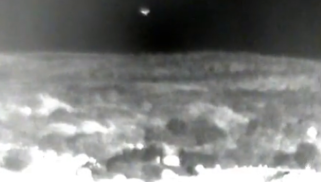
#> input picture background/output/Misc_118.png, 321 x 182 px; its folder holds only this picture in this run
$ python hotpots.py
#> lines starting #> are read from the running program, lines starting #| are printed output that depends on the picture; after the words box and inside, x2 and y2 are one past the last pixel; in counts of white or black regions, pixels touching at a corner belong together
#> in batch_process, image is the input picture: shape (182, 321, 3); mean B, G, R 125.5, 127.2, 126
import cv2
import numpy as np
import os

def remove_single_hotspot(image, radius=5, thresh=40, max_area_ratio=1, max_brightness=250):
    """
    仅移除图像中最亮、最大的单个亮点
    :param image: 输入图像 (BGR)
    :param radius: 局部邻域半径，用于平滑背景
    :param thresh: 灰度差阈值
    :param max_area_ratio: 亮点最大面积占整图比例
    :param max_brightness: 亮点最高允许的灰度值
    :return: 修复后的图像, 亮点mask
    """
#> called with radius = 5, thresh = 40, max_area_ratio = 0.01, max_brightness = 250
    h, w = image.shape[:2]
#> h = 182; w = 321
    total_area = h * w
#> total_area = 58422

    gray = cv2.cvtColor(image, cv2.COLOR_BGR2GRAY)
    blurred = cv2.medianBlur(gray, 2 * radius + 1)
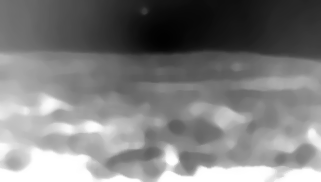
#> blurred: shape (182, 321); min 2, max 255, mean 126.3

    diff = cv2.subtract(gray, blurred)
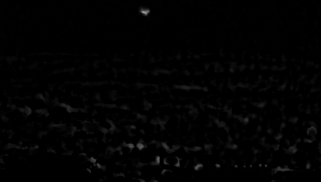
#> diff: shape (182, 321); min 0, max 155, mean 2.3
    _, mask = cv2.threshold(diff, thresh, 255, cv2.THRESH_BINARY)
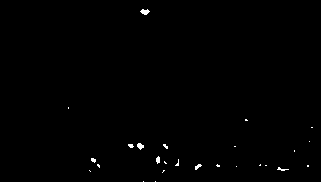
#> mask: shape (182, 321); 0.44% white in thin lines or dots, all inside (x1, y1, x2, y2) = (68, 9, 313, 182)

    # 连通域分析
    num_labels, labels, stats, centroids = cv2.connectedComponentsWithStats(mask, connectivity=8)
#> labels: shape (182, 321) int32; 27 distinct labels, from 0 to 26
#> num_labels = 27; stats = 27 rows, first 6: [0, 0, 321, 182, 58167], [140, 9, 10, 6, 38], [68, 107, 1, 2, 2], [245, 119, 3, 2, 5], [311, 127, 2, 1, 2], [309, 141, 1, 1, 1]; centroids = 27 pairs, first value 68 to 311.5, second value 11.39 to 181

    best_label = None
    best_score = -1

    for i in range(1, num_labels):  # 0 是背景
        area = stats[i, cv2.CC_STAT_AREA]
        if area > max_area_ratio * total_area:
            continue  # 太大，可能不是亮点

        # 取该区域的平均亮度
        mean_brightness = cv2.mean(gray, mask=(labels == i).astype(np.uint8) * 255)[0]

        # 排除过亮的（比如整块白）
        if mean_brightness > max_brightness:
            continue

        # 选择面积和亮度综合最突出的区域
        score = area * mean_brightness
        if score > best_score:
            best_score = score
            best_label = i
#> this loop made 26 passes
#> (area, mean_brightness, score, best_score) on passes 1, 6: (38, 135.1, 5134, 5134), (32, 235, 7519, 7519)
#> (area, mean_brightness, score) on passes 11, 16, 22: (24, 224, 5376), (23, 230.8, 5309), (21, 246.5, 5176)
#> after the loop, best_label = 6; best_score = 7519

    # 没找到合格的亮点
    if best_label is None:
        return image.copy(), np.zeros_like(gray, dtype=np.uint8)

    # 生成最终 mask
    hotspot_mask = (labels == best_label).astype(np.uint8) * 255
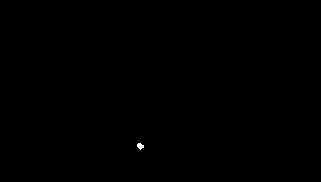
#> hotspot_mask: shape (182, 321); 0.05% white; 1 white region, box (x1, y1, x2, y2) and area: (137, 143, 144, 150) 32

    # 膨胀一点，避免修复不干净
    kernel = cv2.getStructuringElement(cv2.MORPH_ELLIPSE, (3, 3))
    hotspot_mask = cv2.dilate(hotspot_mask, kernel, iterations=2)
#> hotspot_mask: shape (182, 321); 0.13% white; 1 white region, box (x1, y1, x2, y2) and area: (135, 141, 146, 152) 76

    # 修复
    result = cv2.inpaint(image, hotspot_mask, 3, cv2.INPAINT_TELEA)

    return result, hotspot_mask


def batch_process(input_dir, output_dir, **kwargs):
    """
    批量处理文件夹中的图片，仅移除单个最大亮点
    """
    if not os.path.exists(output_dir):
        os.makedirs(output_dir)

    for filename in os.listdir(input_dir):
        if filename.lower().endswith(('.png', '.jpg', '.jpeg', '.bmp', '.tif')):
            filepath = os.path.join(input_dir, filename)
            image = cv2.imread(filepath)

            if image is None:
                print(f"跳过 {filename} (读取失败)")
                continue

            result, mask = remove_single_hotspot(image, **kwargs)

            out_path = os.path.join(output_dir, filename)
            cv2.imwrite(out_path, result)
            print(f"处理完成: {filename} -> {out_path}")


if __name__ == "__main__":
    input_dir = "output"
    output_dir = "output2"

    # 你可以调这些参数
    batch_process(input_dir, output_dir,
                  radius=5,        # 背景平滑半径
                  thresh=40,       # 亮度差阈值
                  max_area_ratio=0.01,  # 最大亮点面积比例
                  max_brightness=250)   # 亮度上限

$ run again, on background/output/Misc_313.png
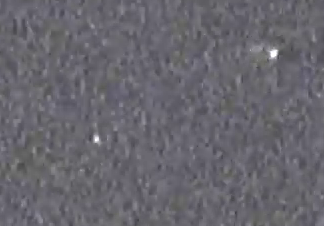
#> input picture background/output/Misc_313.png, 324 x 226 px
#> in batch_process, image is the input picture: shape (226, 324, 3); mean B, G, R 109.7, 102.1, 103.8
#> in remove_single_hotspot, `blurred = cv2.medianBlur(gray, 2 * radius + 1)`:
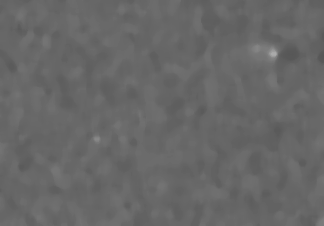
#> blurred: shape (226, 324); min 85, max 170, mean 103.3
#> in remove_single_hotspot, `diff = cv2.subtract(gray, blurred)`:
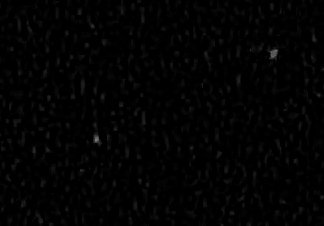
#> diff: shape (226, 324); min 0, max 122, mean 2.7
#> mask: shape (226, 324); 0.14% white; 7 white regions (5 under 20 px), largest, box (x1, y1, x2, y2) and area: (269, 49, 278, 59) 58, (94, 135, 99, 143) 39
#> labels: shape (226, 324) int32; 8 distinct labels, from 0 to 7
#> num_labels = 8; stats = [[0, 0, 324, 226, 73119], [92, 25, 1, 2, 2], [313, 38, 1, 2, 2], [269, 49, 9, 10, 58], [250, 50, 1, 1, 1], [319, 95, 1, 1, 1], [94, 135, 5, 8, 39], [80, 170, 2, 1, 2]]; centroids = [[161.4, 112.5], [92, 25.5], [313, 38.5], [273.3, 53.33], [250, 50], [319, 95], [95.95, 138.6], [80.5, 170]]
#> the loop in remove_single_hotspot, `for i in range(1, num_labels):` made 7 passes
#> (area, mean_brightness, score, best_score) on pass 3: (58, 224.7, 13033, 13033)
#> after the loop in remove_single_hotspot, `for i in range(1, num_labels):`: best_label = 3; best_score = 13033

$ run again, on background/output/Misc_332.png
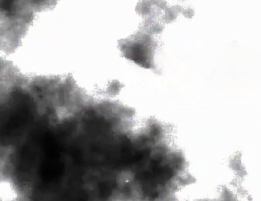
#> input picture background/output/Misc_332.png, 261 x 201 px
#> in batch_process, image is the input picture: shape (201, 261, 3); mean B, G, R 176.3, 175.9, 176.2
#> in remove_single_hotspot, `blurred = cv2.medianBlur(gray, 2 * radius + 1)`:
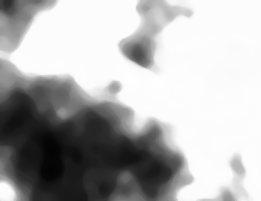
#> blurred: shape (201, 261); min 4, max 254, mean 176.4
#> in remove_single_hotspot, `diff = cv2.subtract(gray, blurred)`:
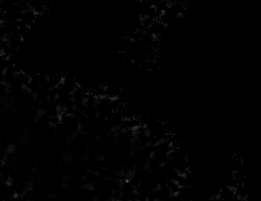
#> diff: shape (201, 261); min 0, max 103, mean 1.5
#> mask: shape (201, 261); 0.06% white in thin lines or dots, all inside (x1, y1, x2, y2) = (9, 10, 182, 197)
#> labels: shape (201, 261) int32; 14 distinct labels, from 0 to 13
#> num_labels = 14; stats = 14 rows, first 6: [0, 0, 261, 201, 52432], [162, 10, 1, 2, 2], [22, 39, 1, 1, 1], [61, 78, 2, 2, 3], [76, 83, 1, 1, 1], [112, 97, 3, 2, 3]; centroids = 14 rows, first 8: [130, 99.98], [162, 10.5], [22, 39], [61.67, 78.33], [76, 83], [113, 97.67], [135.2, 127.2], [133, 129]
#> the loop in remove_single_hotspot, `for i in range(1, num_labels):` made 13 passes
#> (area, mean_brightness, score, best_score) on passes 1, 3, 5, 6: (2, 243, 486, 486), (3, 234.3, 703, 703), (3, 246, 738, 738), (4, 246, 984, 984)
#> after the loop in remove_single_hotspot, `for i in range(1, num_labels):`: best_label = 6; best_score = 984
